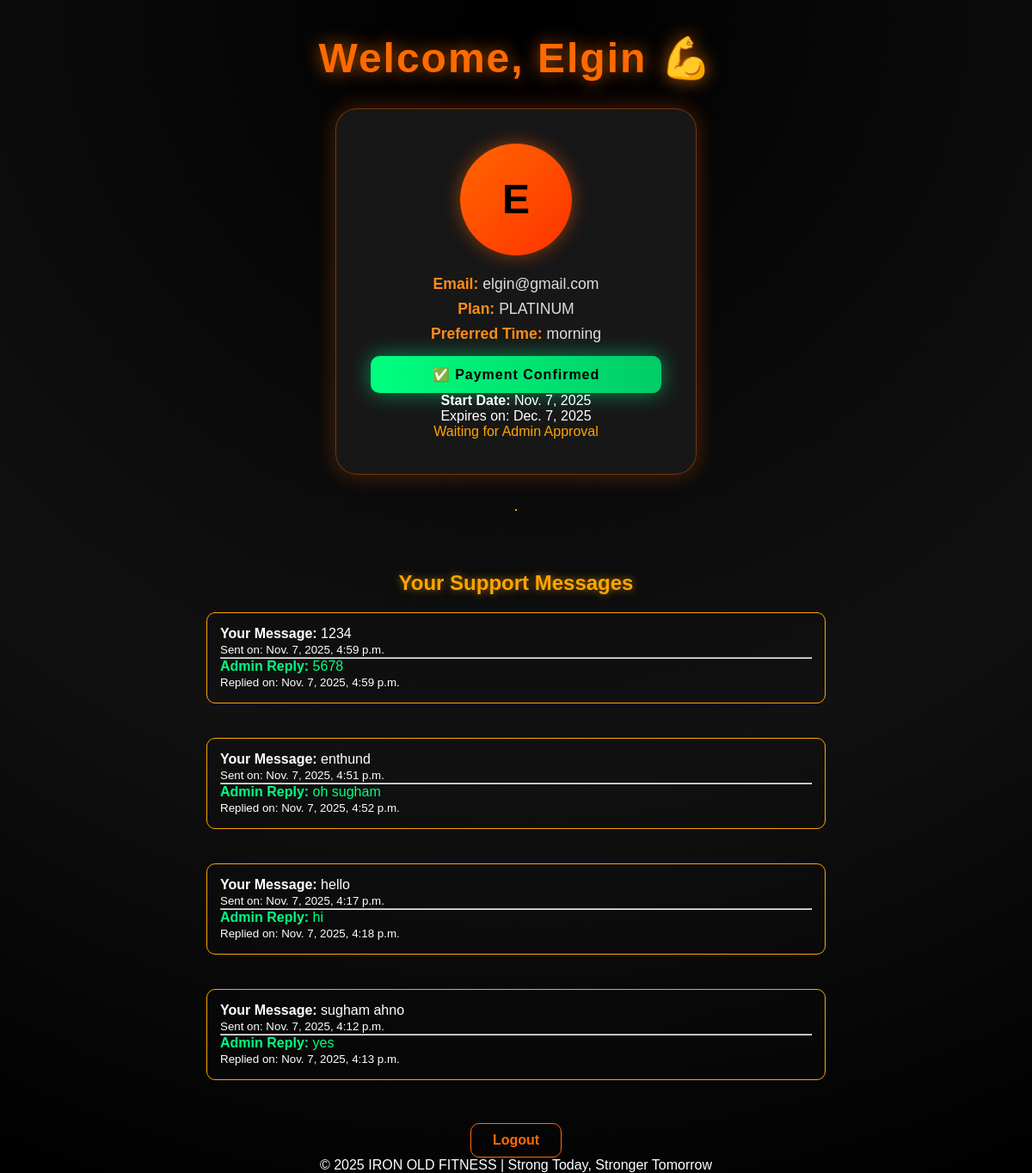
The app's page /dashboard/ (signed in) with its own data.
### base/models.py (models this page shows, shortened)
class Member(models.Model):
    MEMBERSHIP_CHOICES = [
        ('IRON', 'IRON'),
        ('PLATINUM', 'PLATINUM'),
        ('GOLD', 'GOLD'),
    ]
    TIME_CHOICES = [
        ('morning', 'Morning'),
        ('afternoon', 'Afternoon'),
        ('evening', 'Evening'),
    ]
    name = models.CharField(max_length=100)
    email = models.EmailField(unique=True)
    phone = models.CharField(max_length=15)
    password = models.CharField(max_length=128)
    membership = models.CharField(max_length=10, choices=MEMBERSHIP_CHOICES)
    preferred_time = models.CharField(max_length=10, choices=TIME_CHOICES)
    profile_pic = models.ImageField(upload_to='profiles/', blank=True, null=True)
    start_date = models.DateField(blank=True, null=True)
    payment_confirmed = models.BooleanField(default=False)
    admin_approved = models.BooleanField(default=False)
    @property
    def end_date(self):
        if self.start_date and self.membership:
            duration_map = {'GOLD': 28, 'PLATINUM': 30, 'IRON': 35}
            return self.start_date + timezone.timedelta(days=duration_map.get(self.membership, 0))
        return None

class SupportMessage(models.Model):
    member = models.ForeignKey('Member', on_delete=models.CASCADE, null=True, blank=True)
    name = models.CharField(max_length=100)
    email = models.EmailField()
    message = models.TextField()
    created_at = models.DateTimeField(auto_now_add=True)
    admin_reply = models.TextField(blank=True, null=True)
    replied_at = models.DateTimeField(blank=True, null=True)

### base/views.py (the view)
# urls.py: path('dashboard/', views.dashboard, name='dashboard'),
def dashboard(request):
    member_id = request.session.get('member_id')
    if not member_id:
        return redirect('login')
    member = Member.objects.get(id=member_id)
    support_messages = (
        SupportMessage.objects.filter(member=member)
        | SupportMessage.objects.filter(email=member.email)
    ).order_by('-created_at')
    return render(request, 'dashboard.html', {
        'member': member,
        'messages': support_messages
    })

### base/templates/dashboard.html (shortened to what this page needs)
{% load static %}
<!DOCTYPE html>
<html lang="en">
<head>
</head>
<body>
  <h1>Welcome, {{ member.name }} 💪</h1>
  <div class="dashboard-card">
    {% if member.profile_pic %}
      <img src="{{ member.profile_pic.url }}" alt="Profile Picture" class="profile-pic">
    {% else %}
      <div class="default-pic">{{ member.name|first|upper }}</div>
    {% endif %}
    <div class="member-info">
      <p><strong>Email:</strong> {{ member.email }}</p>
      <p><strong>Plan:</strong> {{ member.membership }}</p>
      <p><strong>Preferred Time:</strong> {{ member.preferred_time }}</p>
    </div>
    {% if member.payment_confirmed %}
      <div class="status paid">✅ Payment Confirmed</div>
      <p><strong>Start Date:</strong> {{ member.start_date }}</p>
      {% if member.end_date %}
        <p class="expiry">Expires on: {{ member.end_date }}</p>
      {% endif %}
    {% else %}
      <div class="status pending">!! Payment Pending</div>
      <a href="{% url 'payment' %}"><button type="button">Proceed to Payment</button></a>
    {% endif %}
    {% if member.payment_confirmed %}
    {% if member.admin_approved %}
        <p style="color:limegreen;">Admin Approved</p>
    {% else %}
        <p style="color:orange;"> Waiting for Admin Approval</p>
    {% endif %}
{% else %}
    <p style="color:red;">Payment Pending</p>
{% endif %}
  </div>
  <hr style="margin: 40px 0; border: 1px solid orange;">
<h2 style="color: orange;"> Your Support Messages</h2>
{% if messages %}
  {% for msg in messages %}
    <div style="border: 1px solid orange; border-radius: 10px; padding: 15px; margin: 20px auto; width: 60%; text-align: left;">
      <p><b>Your Message:</b> {{ msg.message }}</p>
      <p><small>Sent on: {{ msg.created_at }}</small></p>
      {% if msg.admin_reply %}
        <hr>
        <p style="color: #00ff80;"><b>Admin Reply:</b> {{ msg.admin_reply }}</p>
        <p><small>Replied on: {{ msg.replied_at }}</small></p>
      {% else %}
        <p style="color: gray;">! Awaiting admin reply...</p>
      {% endif %}
    </div>
  {% endfor %}
{% else %}
  <p style="color: gray;">You haven’t sent any support messages yet.</p>
{% endif %}
  <a href="{% url 'logout' %}" class="logout">Logout</a>
  <footer>
    <p>© 2025 IRON OLD FITNESS | Strong Today, Stronger Tomorrow </p>
  </footer>
</body>
</html>

### base/templates/dashboard.html (style rules this page uses)
* { margin: 0; padding: 0; box-sizing: border-box; }
body { background: radial-gradient(circle at top, #000, #111 60%, #000); color: white; font-family: 'Poppins', sans-serif; text-align: center; min-height: 100vh; display: flex; flex-direction: column; align-items: center; }
h1 { color: #ff6a00; font-size: 3rem; text-shadow: 0 0 20px rgba(255, 120, 0, 0.7); margin-top: 40px; letter-spacing: 2px; }
h2 { margin-top: 30px; color: #ffae00; text-shadow: 0 0 10px rgba(255, 170, 0, 0.6); }
.dashboard-card { background: rgba(25, 25, 25, 0.95); border: 1px solid rgba(255, 100, 0, 0.4); border-radius: 25px; box-shadow: 0 0 25px rgba(255, 100, 0, 0.3); padding: 40px; width: 420px; margin-top: 30px; transition: all 0.4s ease; text-align: center; }
.default-pic { background: linear-gradient(135deg, #ff6600, #ff3300); display: inline-block; width: 130px; height: 130px; border-radius: 50%; line-height: 130px; font-size: 3rem; color: black; font-weight: bold; box-shadow: 0 0 20px rgba(255, 100, 0, 0.5); margin-bottom: 15px; }
.member-info p { font-size: 1.1rem; color: #ddd; margin: 8px 0; }
.member-info strong { color: #ff8c1a; }
.status { text-align: center; padding: 12px; border-radius: 10px; font-weight: bold; margin-top: 15px; letter-spacing: 1px; }
.status.paid { background: linear-gradient(90deg, #00ff80, #00cc66); color: #000; box-shadow: 0 0 25px rgba(0, 255, 150, 0.5); }
a.logout { display: inline-block; margin-top: 30px; color: #ff6a00; text-decoration: none; border: 1px solid #ff6a00; padding: 10px 25px; border-radius: 10px; transition: all 0.3s ease; font-weight: bold; }

### records on screen
Member: name "Elgin", name|first "E", email "elgin@gmail.com", membership "PLATINUM", preferred_time "morning", start_date "Nov. 7, 2025", end_date "Dec. 7, 2025"
SupportMessage: message "1234", created_at "Nov. 7, 2025, 4:59 p.m.", admin_reply "5678", replied_at "Nov. 7, 2025, 4:59 p.m."
SupportMessage: message "enthund", created_at "Nov. 7, 2025, 4:51 p.m.", admin_reply "oh sugham", replied_at "Nov. 7, 2025, 4:52 p.m."
SupportMessage: message "hello", created_at "Nov. 7, 2025, 4:17 p.m.", admin_reply "hi", replied_at "Nov. 7, 2025, 4:18 p.m."
SupportMessage: message "sugham ahno", created_at "Nov. 7, 2025, 4:12 p.m.", admin_reply "yes", replied_at "Nov. 7, 2025, 4:13 p.m."
